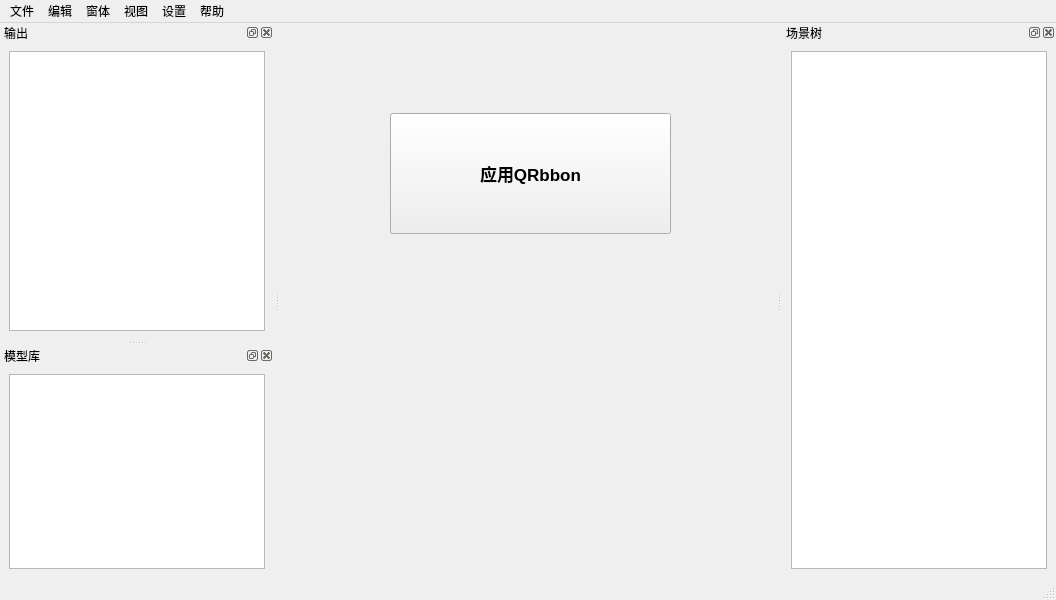
<?xml version="1.0" encoding="UTF-8"?>
<ui version="4.0">
 <class>VGRibbonWindow</class>
 <widget class="QMainWindow" name="VGRibbonWindow">
  <property name="geometry">
   <rect>
    <x>0</x>
    <y>0</y>
    <width>1056</width>
    <height>600</height>
   </rect>
  </property>
  <property name="windowTitle">
   <string>新建场景.umproj - 三维展示环境</string>
  </property>
  <property name="styleSheet">
   <string notr="true"/>
  </property>
  <widget class="QWidget" name="centralwidget">
   <widget class="QPushButton" name="pushButton">
    <property name="geometry">
     <rect>
      <x>110</x>
      <y>90</y>
      <width>281</width>
      <height>121</height>
     </rect>
    </property>
    <property name="font">
     <font>
      <pointsize>13</pointsize>
      <weight>75</weight>
      <bold>true</bold>
     </font>
    </property>
    <property name="text">
     <string>应用QRbbon</string>
    </property>
   </widget>
  </widget>
  <widget class="QMenuBar" name="menubar">
   <property name="geometry">
    <rect>
     <x>0</x>
     <y>0</y>
     <width>1056</width>
     <height>23</height>
    </rect>
   </property>
   <property name="minimumSize">
    <size>
     <width>0</width>
     <height>0</height>
    </size>
   </property>
   <property name="maximumSize">
    <size>
     <width>16777215</width>
     <height>16777215</height>
    </size>
   </property>
   <widget class="QMenu" name="menu">
    <property name="title">
     <string>文件</string>
    </property>
    <addaction name="actionOpen"/>
    <addaction name="separator"/>
    <addaction name="actionNew"/>
    <addaction name="actionSave"/>
    <addaction name="separator"/>
    <addaction name="actionQuit"/>
   </widget>
   <widget class="QMenu" name="menu_2">
    <property name="title">
     <string>编辑</string>
    </property>
    <widget class="QMenu" name="menu_7">
     <property name="title">
      <string>撤销</string>
     </property>
     <property name="icon">
      <iconset>
       <normaloff>:/Resources/icon/mail-reply.png</normaloff>:/Resources/icon/mail-reply.png</iconset>
     </property>
     <addaction name="actionCancel"/>
    </widget>
    <addaction name="menu_7"/>
    <addaction name="actionForward"/>
    <addaction name="separator"/>
    <addaction name="actionCopy"/>
    <addaction name="actionClip"/>
    <addaction name="actionPaste"/>
    <addaction name="separator"/>
    <addaction name="actionDelete"/>
   </widget>
   <widget class="QMenu" name="menu_3">
    <property name="title">
     <string>窗体</string>
    </property>
    <addaction name="actionFullScreen"/>
    <addaction name="actionNormal"/>
   </widget>
   <widget class="QMenu" name="menu_4">
    <property name="title">
     <string>视图</string>
    </property>
    <addaction name="actionNoIcon"/>
   </widget>
   <widget class="QMenu" name="menu_5">
    <property name="title">
     <string>设置</string>
    </property>
   </widget>
   <widget class="QMenu" name="menu_6">
    <property name="title">
     <string>帮助</string>
    </property>
    <addaction name="action_Qt"/>
    <addaction name="actionAboutApp"/>
   </widget>
   <addaction name="menu"/>
   <addaction name="menu_2"/>
   <addaction name="menu_3"/>
   <addaction name="menu_4"/>
   <addaction name="menu_5"/>
   <addaction name="menu_6"/>
  </widget>
  <widget class="QStatusBar" name="statusbar"/>
  <widget class="QDockWidget" name="dockWidget_2">
   <property name="minimumSize">
    <size>
     <width>200</width>
     <height>174</height>
    </size>
   </property>
   <property name="windowTitle">
    <string>场景树</string>
   </property>
   <attribute name="dockWidgetArea">
    <number>2</number>
   </attribute>
   <widget class="QWidget" name="dockWidgetContents_2">
    <layout class="QVBoxLayout" name="verticalLayout_2">
     <item>
      <widget class="QTreeView" name="treeView"/>
     </item>
    </layout>
   </widget>
  </widget>
  <widget class="QDockWidget" name="dockWidget_4">
   <property name="minimumSize">
    <size>
     <width>266</width>
     <height>314</height>
    </size>
   </property>
   <property name="windowTitle">
    <string>输出</string>
   </property>
   <attribute name="dockWidgetArea">
    <number>1</number>
   </attribute>
   <widget class="QWidget" name="dockWidgetContents_4">
    <layout class="QVBoxLayout" name="verticalLayout_3">
     <item>
      <widget class="QTableWidget" name="tableWidget"/>
     </item>
    </layout>
   </widget>
  </widget>
  <widget class="QDockWidget" name="dockWidget">
   <property name="minimumSize">
    <size>
     <width>200</width>
     <height>174</height>
    </size>
   </property>
   <property name="windowTitle">
    <string>模型库</string>
   </property>
   <attribute name="dockWidgetArea">
    <number>1</number>
   </attribute>
   <widget class="QWidget" name="dockWidgetContents">
    <layout class="QVBoxLayout" name="verticalLayout">
     <item>
      <widget class="QListView" name="listView"/>
     </item>
    </layout>
   </widget>
  </widget>
  <action name="actionOpen">
   <property name="icon">
    <iconset resource="VGRibbonWindow.qrc">
     <normaloff>:/Resources/icon/folder-open.png</normaloff>:/Resources/icon/folder-open.png</iconset>
   </property>
   <property name="text">
    <string>打开</string>
   </property>
  </action>
  <action name="actionSave">
   <property name="icon">
    <iconset resource="VGRibbonWindow.qrc">
     <normaloff>:/Resources/icon/save.png</normaloff>:/Resources/icon/save.png</iconset>
   </property>
   <property name="text">
    <string>保存</string>
   </property>
   <property name="toolTip">
    <string>保存</string>
   </property>
   <property name="shortcut">
    <string>Ctrl+S</string>
   </property>
  </action>
  <action name="actionQuit">
   <property name="icon">
    <iconset resource="VGRibbonWindow.qrc">
     <normaloff>:/Resources/icon/remove.png</normaloff>:/Resources/icon/remove.png</iconset>
   </property>
   <property name="text">
    <string>退出</string>
   </property>
   <property name="shortcut">
    <string>Ctrl+Q</string>
   </property>
  </action>
  <action name="actionFullScreen">
   <property name="checkable">
    <bool>true</bool>
   </property>
   <property name="icon">
    <iconset resource="VGRibbonWindow.qrc">
     <normaloff>:/Resources/icon/fullscreen.png</normaloff>:/Resources/icon/fullscreen.png</iconset>
   </property>
   <property name="text">
    <string>全屏</string>
   </property>
   <property name="shortcut">
    <string>Ctrl+F</string>
   </property>
  </action>
  <action name="actionNormal">
   <property name="checkable">
    <bool>true</bool>
   </property>
   <property name="checked">
    <bool>true</bool>
   </property>
   <property name="icon">
    <iconset resource="VGRibbonWindow.qrc">
     <normaloff>:/Resources/icon/rotate-right.png</normaloff>:/Resources/icon/rotate-right.png</iconset>
   </property>
   <property name="text">
    <string>默认大小</string>
   </property>
  </action>
  <action name="actionCancel">
   <property name="icon">
    <iconset resource="VGRibbonWindow.qrc">
     <normaloff>:/Resources/icon/reply.png</normaloff>:/Resources/icon/reply.png</iconset>
   </property>
   <property name="text">
    <string>撤销</string>
   </property>
  </action>
  <action name="action_Qt">
   <property name="icon">
    <iconset>
     <normaloff>:/Resources/icon/question.png</normaloff>:/Resources/icon/question.png</iconset>
   </property>
   <property name="text">
    <string>关于Qt</string>
   </property>
  </action>
  <action name="actionAboutApp">
   <property name="icon">
    <iconset>
     <normaloff>:/Resources/icon/question.png</normaloff>:/Resources/icon/question.png</iconset>
   </property>
   <property name="text">
    <string>关于</string>
   </property>
   <property name="iconText">
    <string>关于软件</string>
   </property>
   <property name="toolTip">
    <string>关于软件</string>
   </property>
  </action>
  <action name="actionCopy">
   <property name="icon">
    <iconset resource="VGRibbonWindow.qrc">
     <normaloff>:/Resources/icon/paste.png</normaloff>:/Resources/icon/paste.png</iconset>
   </property>
   <property name="text">
    <string>复制</string>
   </property>
   <property name="shortcut">
    <string>Ctrl+C</string>
   </property>
  </action>
  <action name="actionPaste">
   <property name="icon">
    <iconset resource="VGRibbonWindow.qrc">
     <normaloff>:/Resources/icon/paste.png</normaloff>:/Resources/icon/paste.png</iconset>
   </property>
   <property name="text">
    <string>粘贴</string>
   </property>
   <property name="toolTip">
    <string>粘贴</string>
   </property>
   <property name="shortcut">
    <string>Ctrl+V</string>
   </property>
  </action>
  <action name="actionDelete">
   <property name="icon">
    <iconset resource="VGRibbonWindow.qrc">
     <normaloff>:/Resources/icon/remove.png</normaloff>:/Resources/icon/remove.png</iconset>
   </property>
   <property name="text">
    <string>删除</string>
   </property>
   <property name="toolTip">
    <string>删除</string>
   </property>
   <property name="shortcut">
    <string>Ctrl+V</string>
   </property>
  </action>
  <action name="actionClip">
   <property name="icon">
    <iconset resource="VGRibbonWindow.qrc">
     <normaloff>:/Resources/icon/cut.png</normaloff>:/Resources/icon/cut.png</iconset>
   </property>
   <property name="text">
    <string>剪切</string>
   </property>
   <property name="toolTip">
    <string>剪切</string>
   </property>
   <property name="shortcut">
    <string>Ctrl+X</string>
   </property>
  </action>
  <action name="actionNew">
   <property name="icon">
    <iconset resource="VGRibbonWindow.qrc">
     <normaloff>:/Resources/icon/file-text-o.png</normaloff>:/Resources/icon/file-text-o.png</iconset>
   </property>
   <property name="text">
    <string>新建</string>
   </property>
   <property name="toolTip">
    <string>新建</string>
   </property>
  </action>
  <action name="actionForward">
   <property name="icon">
    <iconset resource="VGRibbonWindow.qrc">
     <normaloff>:/Resources/icon/reply.png</normaloff>:/Resources/icon/reply.png</iconset>
   </property>
   <property name="text">
    <string>后退</string>
   </property>
   <property name="toolTip">
    <string>后退</string>
   </property>
  </action>
  <action name="actionNoIcon">
   <property name="text">
    <string>无图标</string>
   </property>
  </action>
 </widget>
 <resources>
  <include location="VGRibbonWindow.qrc"/>
 </resources>
 <connections>
  <connection>
   <sender>actionQuit</sender>
   <signal>triggered()</signal>
   <receiver>VGRibbonWindow</receiver>
   <slot>close()</slot>
   <hints>
    <hint type="sourcelabel">
     <x>-1</x>
     <y>-1</y>
    </hint>
    <hint type="destinationlabel">
     <x>511</x>
     <y>367</y>
    </hint>
   </hints>
  </connection>
 </connections>
</ui>
